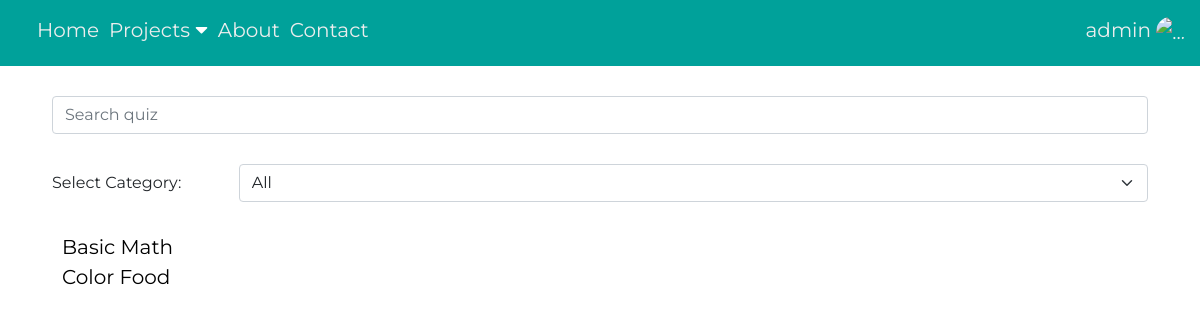
Page /quiz/quiz_list/ (signed in) on the earlier database version.
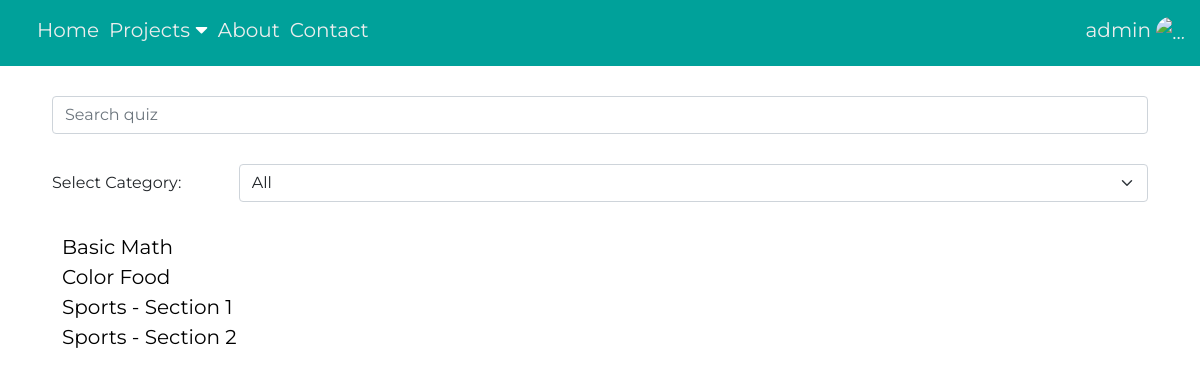
Same page on the later database version.
### quiz/models.py (models this page shows, shortened)
class Quiz(models.Model):
    title = models.CharField(max_length=500)
    category = models.CharField(max_length = 20 ,choices = CATEGORIES_CHOICES, default = 'Food')
    number_questions = models.SmallIntegerField()

### quiz/views.py (the view)
# urls.py: path('quiz_list/', views.QuizList.as_view(), name = 'quiz_list'),
class QuizList(ListView):
    model = Quiz
    template_name = 'quiz_list.html'
    context_object_name = 'quizs'

### templates/quiz_list.html (shortened to what this page needs)
{% extends 'base.html' %}
{% block content %}
<div class="form-group">
    <div class="row">
        <div class="col-sm-12">
            <input type='text' placeholder="Search quiz" id="seach_input" onkeyup="searchQuiz()" class="form-control">
        </div>
    </div>
    <div class="row">
        <label for="select_input" class="col-sm-2 col-form-label">Select Category: </label>
        <div class="col-sm-10">
            <select class="form-select col-sm-10" id="select_input" onchange="selectCategory()">
                <option value="">All</option>
            </select>
        </div>
    </div>
</div>
<ul id="quizs">
    {% for quiz in quizs %}
    <li><a href="{% url 'quiz_detail' quiz.id %}"> {{quiz.title}}</a>  </li>
    {% endfor %}
</ul>
{% endblock content %}

Differences in the rows shown:
added Quiz: title "Sports - Section 1"
added Quiz: title "Sports - Section 2"
